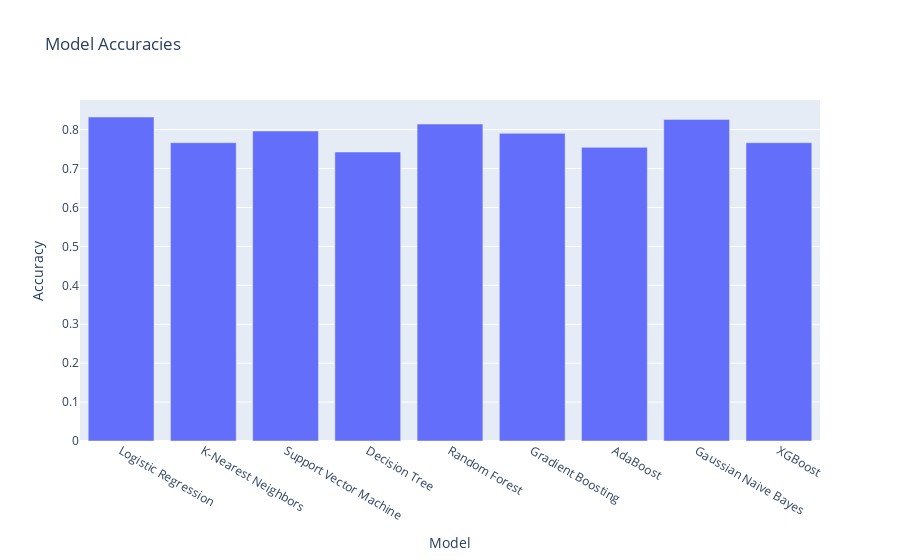

The cell this chart's notebook holds for it:
### Code cell
from sklearn.linear_model import LogisticRegression
from sklearn.ensemble import  GradientBoostingClassifier, AdaBoostClassifier
from sklearn.neighbors import KNeighborsClassifier
from sklearn.svm import SVC
from sklearn.tree import DecisionTreeClassifier
from sklearn.naive_bayes import GaussianNB
from xgboost import XGBClassifier
import plotly.express as px


classification_models = {
    "Logistic Regression": LogisticRegression(),
    "K-Nearest Neighbors": KNeighborsClassifier(),
    "Support Vector Machine": SVC(),
    "Decision Tree": DecisionTreeClassifier(),
    "Random Forest": RandomForestClassifier(),
    "Gradient Boosting": GradientBoostingClassifier(),
    "AdaBoost": AdaBoostClassifier(),
    "Gaussian Naive Bayes": GaussianNB(),
    "XGBoost": XGBClassifier()}

model_names=[]
accuracies=[]

for name,clf in classification_models.items():
    clf.fit(X_train,y_train)
    score=clf.score(X_test,y_test)
    model_names.append(name)
    accuracies.append(score)
    print(f"{name} accuracy: {score:.2f}")

df_models=pd.DataFrame({'Model':model_names,'Accuracy':accuracies})
fig = px.bar(df_models, x='Model', y='Accuracy', title='Model Accuracies')
fig.show()

### Figure 1 — Plotly figure (JSON) as saved in the notebook; plotly's stock layout.template omitted (floating-point values rounded to 4 significant figures)
{"data": [{"alignmentgroup": "True", "hovertemplate": "Model=%{x}<br>Accuracy=%{y}<extra></extra>", "legendgroup": "", "marker": {"color": "#636efa", "pattern": {"shape": ""}}, "name": "", "offsetgroup": "", "orientation": "v", "showlegend": false, "textposition": "auto", "x": ["Logistic Regression", "K-Nearest Neighbors", "Support Vector Machine", "Decision Tree", "Random Forest", "Gradient Boosting", "AdaBoost", "Gaussian Naive Bayes", "XGBoost"], "xaxis": "x", "y": [0.8323, 0.7665, 0.7964, 0.7425, 0.8144, 0.7904, 0.7545, 0.8263, 0.7665], "yaxis": "y", "type": "bar"}], "layout": {"xaxis": {"anchor": "y", "domain": [0, 1], "title": {"text": "Model"}}, "yaxis": {"anchor": "x", "domain": [0, 1], "title": {"text": "Accuracy"}}, "legend": {"tracegroupgap": 0}, "title": {"text": "Model Accuracies"}, "barmode": "relative"}}
